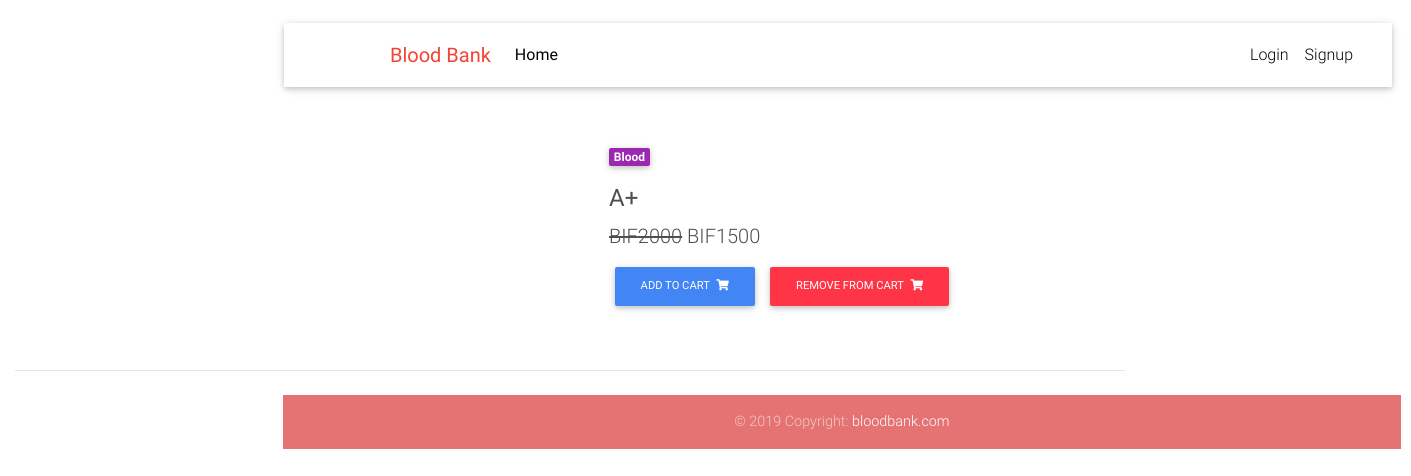
Screenshot of /product/aplus/ with the database file from the repository.
### app/models.py (models this page shows, shortened)
class Item(models.Model):
    title = models.CharField(max_length=200)
    price = models.IntegerField()
    discount_price = models.IntegerField(blank=True, null=True)
    slug = models.SlugField()
    category = models.CharField(choices=CATEGORY_CHOICES, max_length=2)
    def get_add_to_cart_url(self):
        return reverse('add_to_cart', kwargs={'slug': self.slug})
    def get_remove_from_cart_url(self):
        return reverse('remove_from_cart', kwargs={'slug': self.slug})

### app/views.py (the view)
# urls.py: path('product/<slug>/', ProductDetail.as_view(), name='product'),
class ProductDetail(DetailView):
    model = Item
    template_name = 'product.html'

### templates/product.html (shortened to what this page needs)
{% extends 'base.html' %}
{% block content %}
<main class="mt-5 pt-4">
  <div class="container dark-grey-text mt-5" style="margin-right: 1843px;">
    <div class="row wow fadeIn">
      <div class="col-md-6 mb-4">
      </div>
      <div class="col-md-6 mb-4">
        <div class="p-4">
          <div class="mb-3">
            <a href="">
              <span class="badge purple mr-1">{{object.get_category_display}}</span>
            </a>
          <h4 class="mt-3"><strong>{{object.title}}</strong></h4>
          <p class="lead">
            <span class="mr-1">
              {% if object.discount_price %}
                <del>BIF{{object.price}}</del>
                <span>BIF{{object.discount_price}}</span>
              {% else %}
                <span>BIF{{object.price}}</span>
              {% endif %}
            </span>
          </p>
          </div>
            <a href="{{object.get_add_to_cart_url}}" class="btn btn-primary btn-md my-0 p" type="submit">Add to cart
            <i class="fas fa-shopping-cart ml-1"></i>
          </a>
          <a href="{{object.get_remove_from_cart_url}}" class="btn btn-danger btn-md my-0 p" type="submit">Remove from cart
            <i class="fas fa-shopping-cart ml-1"></i>
          </a>
        </div>
      </div>
    </div>
    <hr>
  </div>
</main>
{% endblock content %}

### templates/base.html (style rules this page uses)
html, body, header, .carousel { height: 60vh; }

### rows the page displays
Item: category "Blood", title "A+", price "2000", discount_price "1500"
